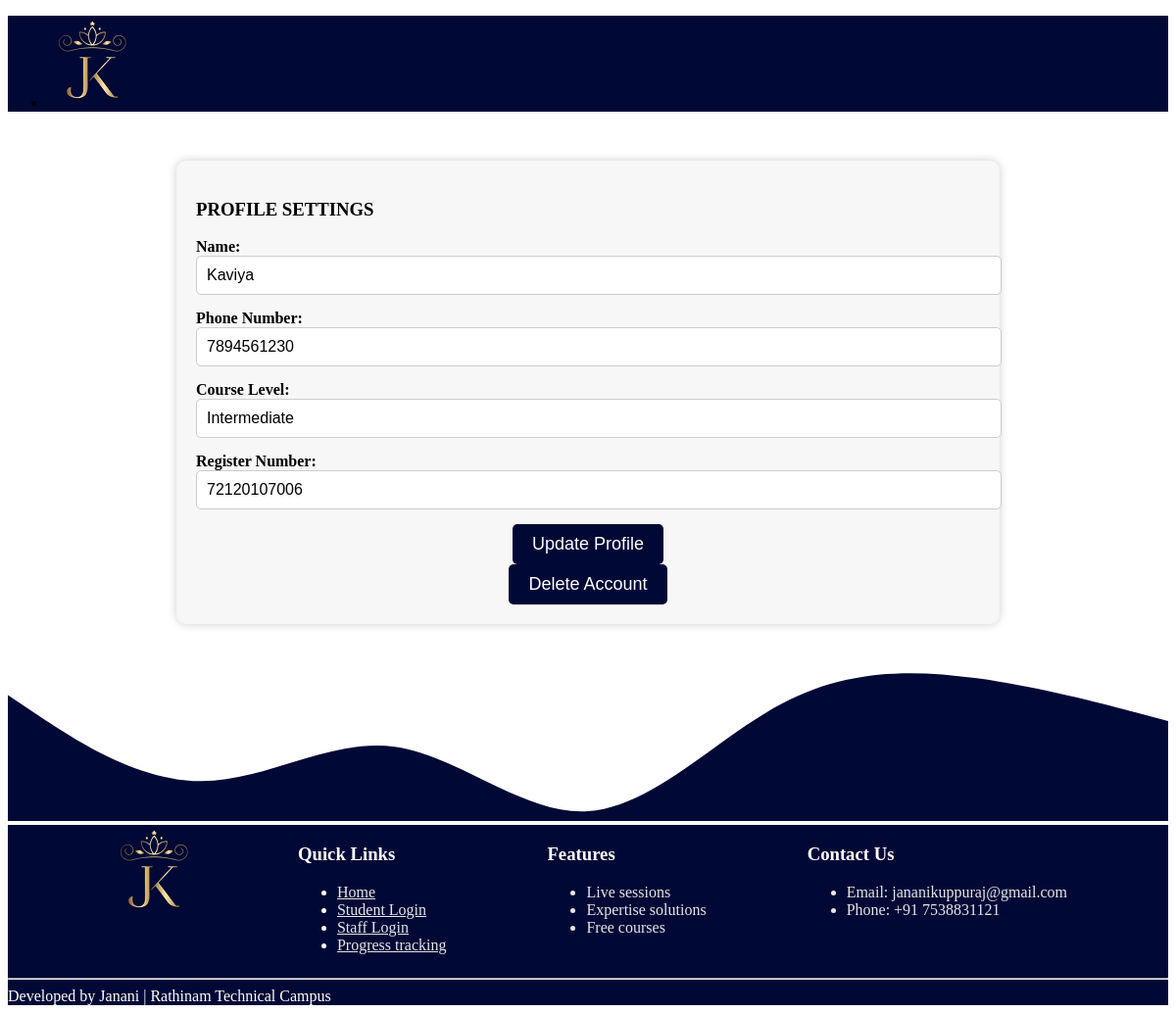
Screenshot of /student_profile_update.php (signed in) with the database file from the repository.
### tables this page shows
CREATE TABLE `student_login` (
  `Student_Name` varchar(200) NOT NULL,
  `PhoneNumber` varchar(50) NOT NULL,
  `CourseLevel` varchar(50) NOT NULL,
  `RegisterNumber` varchar(100) NOT NULL,
  `EmailAddress` varchar(50) NOT NULL,
  `Student_Password` varchar(100) NOT NULL
);

### student_profile_update.php (the view, shortened to what this page needs)
<!DOCTYPE html>
<html lang="en">
<head>
    <link rel="stylesheet" href="https://cdn.jsdelivr.net/npm/uikit@3.16.26/dist/css/uikit.min.css" />
    <link rel="stylesheet" href="./style.css">
    <link rel="stylesheet" href="./common.css">
</head>
<body>
    <div class="js-navbar">
        <nav class="uk-navbar-container">
            <div class="uk-container">
                <div uk-navbar>
                    <div class="uk-navbar-left">
                        <ul class="uk-navbar-nav">
                            <li class="uk-active">
                                <a href="#" class="js-text-white uk-text-bold">
                                    <img src="./assets/brandlogo.png" alt="">
                                </a>
                            </li>
                        </ul>
                    </div>
                </div>
            </div>
        </nav>
    </div>
    <div class="container">
        <h3 class="edit_information">PROFILE SETTINGS</h3>
        <?php
$Student_Name = "";
$PhoneNumber = "";
$CourseLevel = "";
$RegisterNumber = "";
$conn = new mysqli("localhost", "root", "", "projects");
if(isset($_SESSION['EmailAddress'])){
    $EmailAddress = $_SESSION['EmailAddress'];
    $sql = "SELECT * FROM student_login WHERE EmailAddress = ?";
    $stmt = $conn->prepare($sql);
    $stmt->bind_param("s", $EmailAddress);
    if ($stmt->execute()) {
        $result = $stmt->get_result();
        if ($result->num_rows > 0) {
            $row = $result->fetch_assoc();
            $Student_Name = $row["Student_Name"];
            $PhoneNumber = $row["PhoneNumber"];
            $CourseLevel = $row["CourseLevel"];
            $RegisterNumber = $row["RegisterNumber"];
        } else {
            echo "User not found.";
        }
    } else {
        echo "Error fetching user details: " . $stmt->error;
    }
} else {
    echo "User not logged in.";
}
?>
<form method="post" action="student_pu_second.php">
    <label class="profile_details_text" for="Name">Name:</label>
    <input class="form-control" type="text" name="Student_Name" required value="<?php echo $Student_Name; ?>">
    <label class="profile_details_text" for="PhoneNumber">Phone Number:</label>
    <input class="form-control" type="text" name="PhoneNumber" required value="<?php echo $PhoneNumber; ?>">
    <label class="profile_details_text" for="CourseLevel">Course Level:</label>
    <input class="form-control" type="text" name="CourseLevel" required value="<?php echo $CourseLevel; ?>">
    <label class="profile_details_text" for="RegisterNumber">Register Number:</label>
    <input class="form-control" type="text" name="RegisterNumber" required value="<?php echo $RegisterNumber; ?>">
    <div class="submit">
        <input class="btn-success" type="submit" value="Update Profile">
    </div>
    <div class="submit">
    <a href="delete_confirm.html">
    <button class="btn-success" type="button">Delete Account</button>
</a>
</div>
</form>
    </div>
    <div class="uk-section uk-padding-small uk-padding-remove-bottom">
        <footer class="lms-footer">
            <div class="footer-content">
                <div class="footer-logo">
                    <img src="./assets/brandlogo.png" alt="LMS Logo">
                </div>
                <div class="footer-links">
                    <h3 class="text-white">Quick Links</h3>
                    <ul class="uk-list uk-list-hyphen">
                        <li><a href="#" class="text-cray">Home</a></li>
                        <li><a href="student_login.html" class="text-cray">Student Login</a></li>
                        <li><a href="staff_login.html" class="text-cray">Staff Login</a></li>
                        <li><a href="#" class="text-cray">Progress tracking</a></li>
                    </ul>
                </div>
                <div class="features">
                    <h3 class="text-white">Features</h3>
                    <ul>
                        <li class="text-cray">Live sessions</li>
                        <li class="text-cray">Expertise solutions</li>
                        <li class="text-cray">Free courses</li>
                    </ul>
                </div>
                <div class="footer-contact">
                    <h3 class="text-white">Contact Us</h3>
                    <ul class="uk-list uk-list-hyphen">
                        <li class="text-cray">Email: jananikuppuraj@gmail.com</li>
                        <li class="text-cray">Phone: +91 7538831121</li>
                    </ul>
                </div>
            </div>
            <hr>
            <div class="footer-copyright uk-text-center">
                Developed by Janani | Rathinam Technical Campus
            </div>
        </footer>
    </div>
</body>
</html>

### style.css (style rules this page uses)
:root { --pink: #f51983; --white: #fff; --black: #000; --grey: #c2c2c2; --blue: #000836; --light-blue: #002866; --gold: #cca968; }
.uk-navbar-container:not(.uk-navbar-transparent) { background: var(--blue); }
.js-text-white { color: var(--white) !important; }
.lms-footer { background-color: var(--blue); color: #fff; width: 100%; }
.footer-content { max-width: 1200px; margin: 0; display: flex; flex-wrap: wrap; justify-content: space-evenly; align-items: flex-start; }
.footer-logo img { max-width: 150px; height: auto; }

### common.css (style rules this page uses)
:root { --pink: #f51983; --white: #fff; --black: #000; --grey: #c2c2c2; --blue: #000836; --light-blue: #002866; }
.text-white { color: var(--white); }
.text-cray { color: #e6e6e6; }

### student_profile_update.php (style rules this page uses)
.container { margin: 20px auto; max-width: 800px; padding: 20px; background-color: #f7f7f7; border-radius: 10px; box-shadow: 0 0 10px rgba(0, 0, 0, 0.2); }
@media (min-width: 768px) { .container { margin-top: 50px; } }
.profile_details_text { font-weight: bold; }
.form-control { width: 100%; padding: 10px; margin-bottom: 15px; border: 1px solid #ccc; border-radius: 5px; font-size: 16px; }
.submit { text-align: center; }
.btn-success { background-color: var(--blue); color: white; padding: 10px 20px; border: none; border-radius: 5px; cursor: pointer; font-size: 18px; }

### rows the page displays
student_login: Student_Name "Kaviya", PhoneNumber "7894561230", CourseLevel "Intermediate", RegisterNumber "72120107006"
